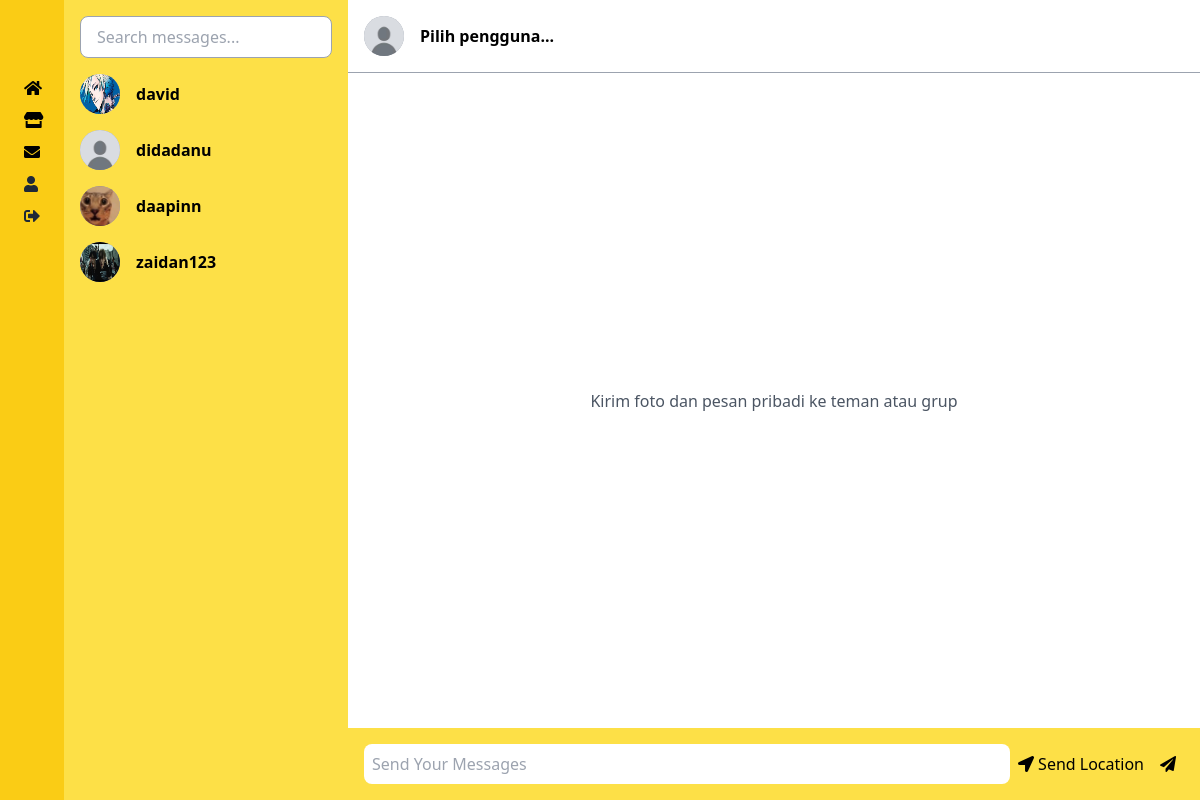
Screenshot of /public/messages.php (signed in) with the database file from the repository.
### tables this page shows
CREATE TABLE `users` (
  `id` int(11) NOT NULL,
  `username` varchar(50) NOT NULL,
  `email` varchar(100) NOT NULL,
  `password` varchar(255) NOT NULL,
  `profile_picture` varchar(255) DEFAULT NULL,
  `latitude` double DEFAULT NULL,
  `longitude` double DEFAULT NULL
);

### public/messages.php (the view, shortened to what this page needs)
<!DOCTYPE html>
<html lang="en">
<head>
    <script src="https://cdn.tailwindcss.com"></script>
    <link rel="stylesheet" href="https://cdnjs.cloudflare.com/ajax/libs/font-awesome/5.15.3/css/all.min.css">
</head>
<body class="h-screen flex overflow-hidden">
    <div class="bg-yellow-400 w-16 min-h-screen p-4 hidden md:block">
        <nav class="space-y-4 mt-16">
            <a class="flex items-center ml-2 hover:text-gray-600" href="dashboard.php">
                <i class="fas fa-home"></i>
            </a>
            <a class="flex items-center ml-2 hover:text-gray-600" href="markethealz.php">
                <i class="fas fa-store"></i>
            </a>
            <a class="flex items-center ml-2 hover:text-gray-600" href="messages.php">
                <i class="fas fa-envelope"></i>
            </a>
            <a class="flex items-center ml-2 space-x-2 text-gray-800 hover:text-gray-600" href="profile.php">
                <i class="fas fa-user"></i>
            </a>
                            <a class="flex items-center ml-2 space-x-2 text-gray-800 hover:text-red-800" href="../actions/logout.php">
                    <i class="fas fa-sign-out-alt"></i>
                </a>
        </nav>
    </div>
    <div class="flex flex-1">
        <div class="w-1/4 bg-yellow-300 p-4">
            <input type="text" id="search-user" placeholder="Search messages..." class="w-full px-4 py-2 rounded-lg border border-gray-400">
            <div id="user-list" class="mt-4">
    <?php
    $db = new Database();
    $conn = $db->getConnection();
    $current_user = $_SESSION['username'];
    $sql = "SELECT username, profile_picture FROM users WHERE username != ?";
    $stmt = $conn->prepare($sql);
    $stmt->bind_param("s", $current_user);
    $stmt->execute();
    $result = $stmt->get_result();
    while ($row = $result->fetch_assoc()): ?>
        <div class="flex items-center mb-4 cursor-pointer user-item" data-username="<?= htmlspecialchars($row['username']); ?>">
            <img src="<?= $row['profile_picture'] ? $row['profile_picture'] : '../assets/images/default-avatar.png'; ?>" class="w-10 h-10 bg-gray-400 rounded-full mr-4">
            <div class="font-bold"><?= htmlspecialchars($row['username']); ?></div>
        </div>
    <?php endwhile; ?>
</div>
        </div>
        <div class="flex-1 flex flex-col">
            <div id="chat-header" class="flex items-center p-4 border-b border-gray-400">
                <img id="chat-profile" src="../assets/images/default-avatar.png" class="w-10 h-10 bg-gray-400 rounded-full mr-4">
                <div class="font-bold" id="chat-username">Pilih pengguna...</div>
            </div>
            <div id="chat-messages" class="flex-1 p-4 overflow-y-auto">
                <div id="default-message" class="flex items-center justify-center h-full text-gray-600">
                    Kirim foto dan pesan pribadi ke teman atau grup
                </div>
            </div>
            <div class="p-4 bg-yellow-300 flex items-center">
                <input type="text" id="message-input" placeholder="Send Your Messages" class="flex-1 p-2 rounded-lg">
                <button id="send-location" class="mx-2">
                    <i class="fas fa-location-arrow"></i> Send Location
                </button>
                <button id="send-button" class="mx-2">
                    <i class="fas fa-paper-plane"></i>
                </button>
            </div>
        </div>
    </div>
</body>
</html>

### rows the page displays
users: profile_picture (picture), username "david"
users: username "didadanu"
users: profile_picture (picture), username "daapinn"
users: profile_picture (picture), username "zaidan123"
